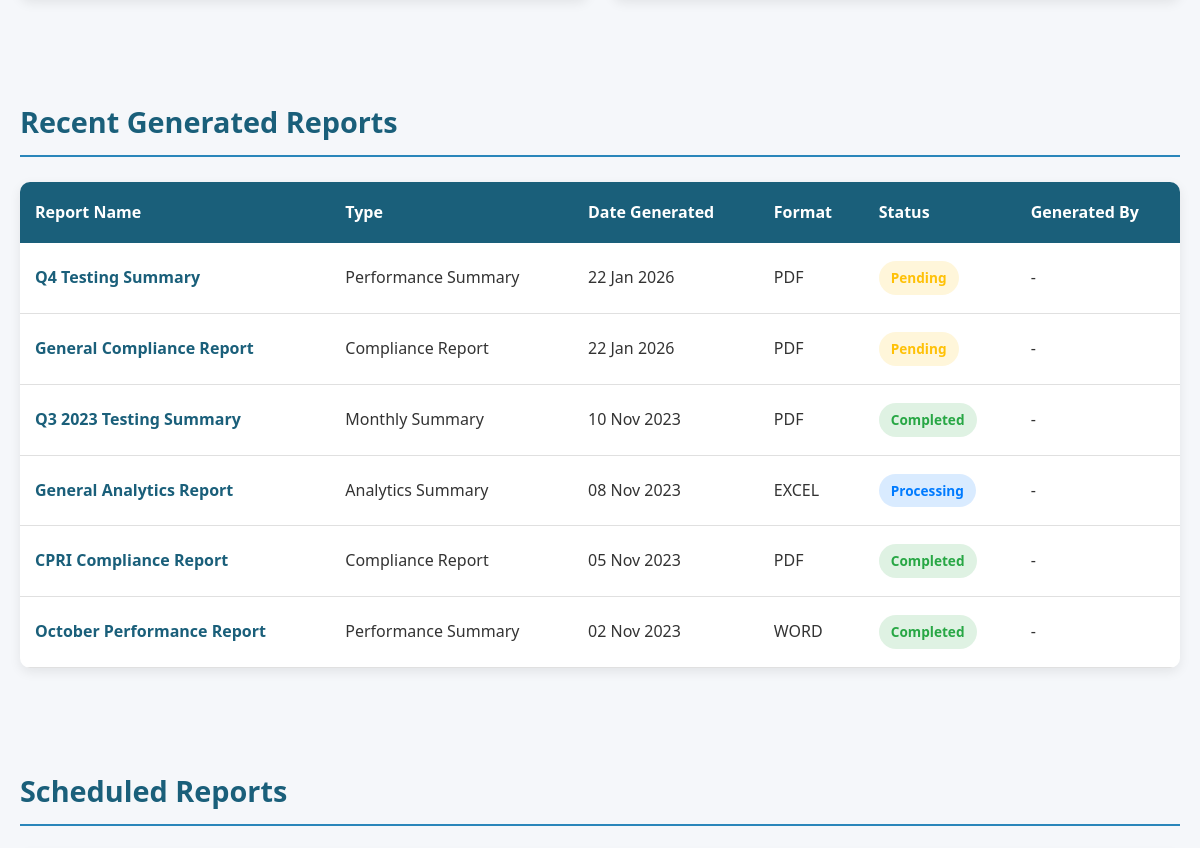
/report.php (middle part), run on an earlier commit of the app's database.
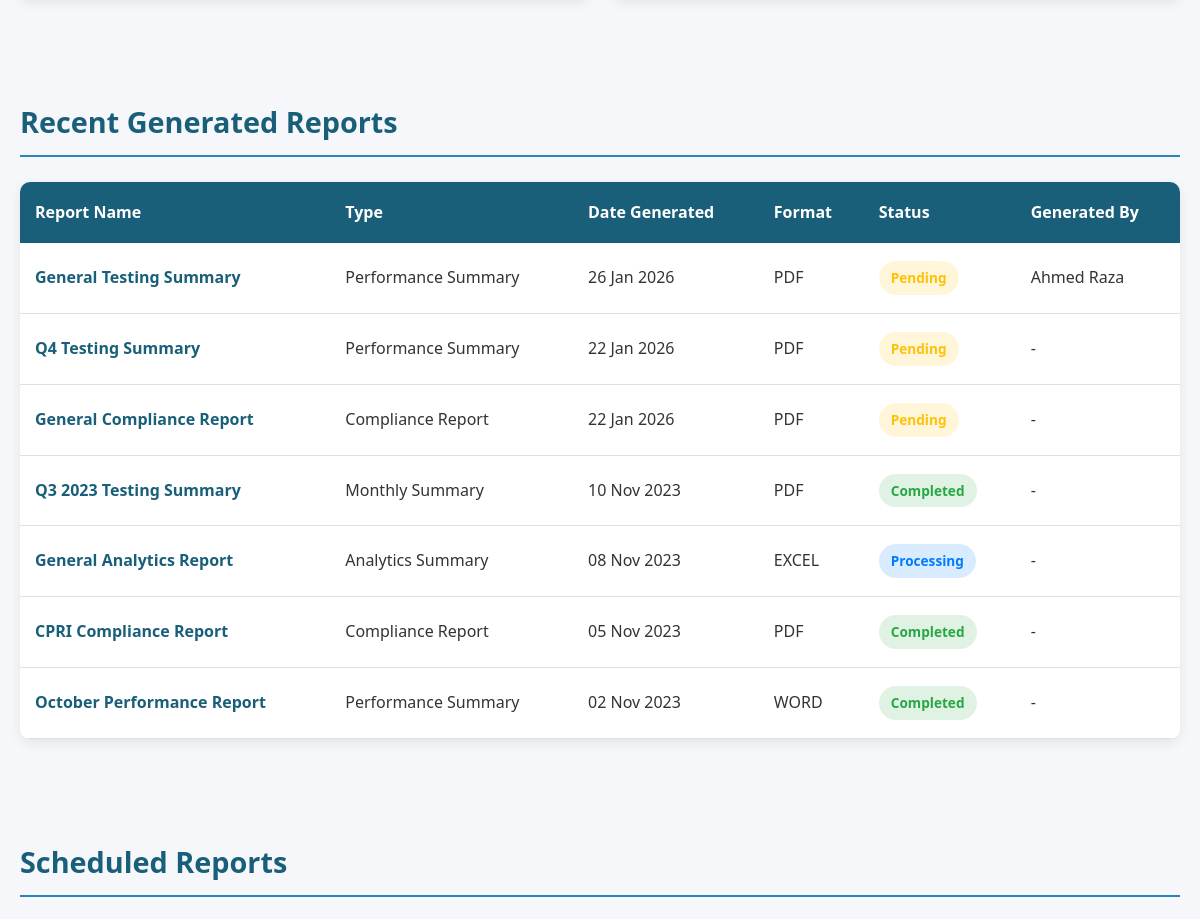
And on a later commit of the database.
### tables this page shows
CREATE TABLE `generated_reports` (
    `report_id` int(11) NOT NULL,
    `report_name` varchar(255) NOT NULL,
    `report_type` varchar(100) NOT NULL,
    `date_generated` date NOT NULL,
    `format` varchar(50) NOT NULL,
    `status` enum(
        'completed',
        'processing',
        'pending',
        'failed'
    ) NOT NULL,
    `size` varchar(50) NOT NULL,
    `generated_by` int(11) DEFAULT NULL
);

CREATE TABLE `testers` (
    `tester_id` int(11) NOT NULL,
    `tester_name` varchar(255) DEFAULT NULL
);

### report.php (the view, shortened to what this page needs)
<?php
$isAdminLoggedIn = isset($_SESSION['admin_id']);
include("config/conn.php");
$recentReports = [];
$recentQuery = "
    SELECT gr.*, t.tester_name AS generated_by_name
    FROM generated_reports gr
    LEFT JOIN testers t ON gr.generated_by = t.tester_id
    ORDER BY gr.date_generated DESC
";
$recentResult = $conn->query($recentQuery);
if ($recentResult) {
    while ($row = $recentResult->fetch_assoc()) {
        $recentReports[] = $row;
    }
}
?>
<!DOCTYPE html>
<html lang="en">
<head>
    <link rel="stylesheet" href="https://cdnjs.cloudflare.com/ajax/libs/font-awesome/6.4.0/css/all.min.css">
</head>
<body>
    <div class="container">
        <section>
        </section>
        <section>
            <h2 class="section-title">Recent Generated Reports</h2>
            <div class="table-container">
                <div class="table-responsive">
                    <table class="data-table" id="recentReportsTable">
                        <thead>
                            <tr>
                                <th>Report Name</th>
                                <th>Type</th>
                                <th>Date Generated</th>
                                <th>Format</th>
                                <th>Status</th>
                                <th>Generated By</th>
                            </tr>
                        </thead>
                        <tbody>
                            <?php if (count($recentReports) == 0): ?>
                                <tr>
                                    <td colspan="<?= $isAdminLoggedIn ? 7 : 6 ?>" style="text-align:center;">No reports generated yet</td>
                                </tr>
                            <?php else: ?>
                                <?php foreach ($recentReports as $report): ?>
                                    <?php
                                    $statusClass = "status-pending";
                                    if ($report['status'] == "completed") $statusClass = "status-completed";
                                    elseif ($report['status'] == "processing") $statusClass = "status-processing";
                                    elseif ($report['status'] == "failed") $statusClass = "status-failed";
                                    ?>
                                    <tr>
                                        <td>
                                            <a href="api/view_report.php?id=<?= $report['report_id'] ?>" target="_blank" style="text-decoration: none; color: var(--primary-blue); font-weight: 600;">
                                                <?= htmlspecialchars($report['report_name']) ?>
                                            </a>
                                        </td>
                                        <td><?= htmlspecialchars($report['report_type']) ?></td>
                                        <td><?= date('d M Y', strtotime($report['date_generated'])) ?></td>
                                        <td><?= strtoupper($report['format']) ?></td>
                                        <td><span class="status-badge <?= $statusClass ?>"><?= ucfirst($report['status']) ?></span></td>
                                        <td><?= htmlspecialchars($report['generated_by_name'] ?? '-') ?></td>
                                    </tr>
                                <?php endforeach; ?>
                            <?php endif; ?>
                        </tbody>
                    </table>
                </div>
            </div>
        </section>
        <section>
            <h2 class="section-title">Scheduled Reports</h2>
        </section>
    </div>
</body>
</html>

What changed in the data, as far as the page shows it:
added generated_reports: report_name "General Testing Summary", report_type "Performance Summary", date_generated "26 Jan 2026", format "PDF", status "Pending", generated_by.tester_name "Ahmed Raza"
